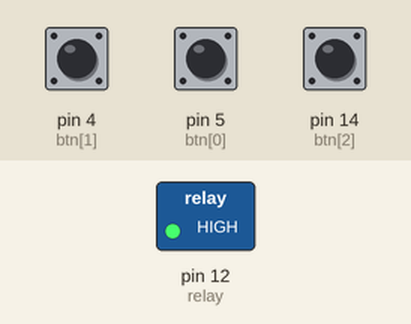
Bench run of a sketch on a simulated Arduino Uno, built with avr-gcc and run on an emulated ATmega328P. Shown: switched loads named in the sketch (green lamp = pin HIGH). The inputs (shaded band) are chosen by the test bench; at power-on: pin 5 (btn[0]) HIGH, pin 4 (btn[1]) HIGH, pin 14 (btn[2]) HIGH. What the sketch prints to the serial monitor is not drawn.

Above: at 1.2 s.
1.3 s: pin 5 (btn[0]) pulled LOW for 0.15 s
2.9 s: pin 4 (btn[1]) driven LOW and pin 5 (btn[0]) driven LOW
4.4 s: pin 4 (btn[1]) driven HIGH
7.4 s: pin 4 (btn[1]) pulsed LOW 2 times (0.12 s each, 0.3 s apart)
Timing chart, 0 to 10.4 s (numbered marks = the images above; inputs shaded):
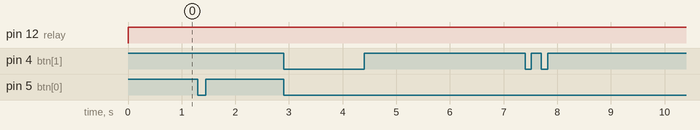

Measured:
- after the input at 1.3 s, every drawn part: stays the same
- after the input at 2.9 s, every drawn part: stays the same
- after the input at 4.4 s, every drawn part: stays the same
- after the input at 7.4 s, every drawn part: stays the same

The sketch:

save.ino
```cpp
void setup() {
  Serial.begin(9600);
  btnSetup();
  pinMode(12, OUTPUT);
}

void loop() {
  // put your main code here, to run repeatedly:
  handler();
}
```

buttons.ino
```cpp
#define btn_num 3
//12 d6
int btn [btn_num] = {5, 4, 14}; //d1 d2 d5
bool btn_old_sg [btn_num] = {1, 1, 1};


void btnSetup()
{
  // Bouton poussoir 1
  for (int i = 0; i < btn_num ; i++) {
    pinMode(btn[i], INPUT_PULLUP);
  }

}


bool getBtn(int i) {
  bool sg = digitalRead(btn[i]);
  bool r = btn_old_sg[i] != sg && sg == HIGH;
  btn_old_sg[i] = sg;
  return !sg;
}
```

logic.ino
```cpp
unsigned long  timer = 0;
unsigned long  timer2 = 0;
#define timer_time_out  5000
#define timer_time_out2  30000


bool flag1 = false;
bool flag2 = false;
bool flag3 = false;


#define emcbtn   0
#define forkbtn  1
#define lockbtn  2
#define relay    12 //d6
////
void handler() {

  if (getBtn(emcbtn)) {
    // digitalWrite(relay, HIGH);
    if (!flag1)
    {
      Serial.println("first !");
      flag1 = true;
    }

    if (getBtn(forkbtn)) {
      if (!flag2)
      {
        Serial.println("sec !");
        flag2 = true;
        timer = millis();
        Serial.println("start timer !");
        timer2 = millis();
      }


    }
    else {
      timer = 0;
      timer2 = 0;
      Serial.println("reset timer !");
      flag2 = false;
      flag3 = false;
    }

    if (timer &&  millis() < timer + timer_time_out) {
      if (getBtn(lockbtn)) {
        if (!flag3)
        {
          Serial.println("third");
          flag3 = true;
          Serial.println("not any more !!! ");
          digitalWrite(relay, HIGH);
        }


      }
    }
    else if (timer &&  millis() > timer + timer_time_out) {
      if (getBtn(lockbtn)) {
        if (!flag3)
        {
          Serial.println("third");
          flag3 = true;
          Serial.println("al7a msa !!! ");
          digitalWrite(relay, LOW);
        }


      }
    }

    if (timer2 &&  millis() > timer2 + timer_time_out2) {
      digitalWrite(relay, HIGH);
    }

  }
  else {
    digitalWrite(relay, HIGH);
    flag1 = false;
  }

}
```
